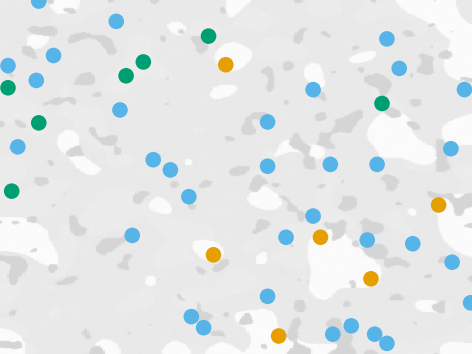

The script that saved this image:
"""panel_eds: 稀疏 EDS 采样面板 (40x30mm, 满幅无边距).

白底 + 极淡灰度场底图 (alpha=0.18) + eds_points() 彩色散点 (无描边).
"""
import os
import sys

sys.path.insert(0, os.path.dirname(os.path.dirname(os.path.abspath(__file__))))

import matplotlib
matplotlib.use("Agg")
import matplotlib.pyplot as plt
import numpy as np

from field import make_field, eds_points, PHASE_COLORS, N

W_MM, H_MM = 40.0, 30.0

phase, gray = make_field()
xs, ys, pids = eds_points()

fig = plt.figure(figsize=(W_MM / 25.4, H_MM / 25.4))
ax = fig.add_axes([0, 0, 1, 1])
ax.axis("off")

# 极淡底图: 满幅铺满面板 (aspect='auto'), 与散点共用像素坐标系
ax.imshow(
    gray,
    cmap="gray",
    vmin=0.0,
    vmax=1.0,
    alpha=0.18,
    interpolation="nearest",
    aspect="auto",
    zorder=1,
)

colors = np.asarray(PHASE_COLORS)[pids]
ax.scatter(xs, ys, s=14, c=colors, linewidths=0, zorder=2)

ax.set_xlim(-0.5, N - 0.5)
ax.set_ylim(N - 0.5, -0.5)

fig.savefig("panels/panel_eds.png", dpi=300)
